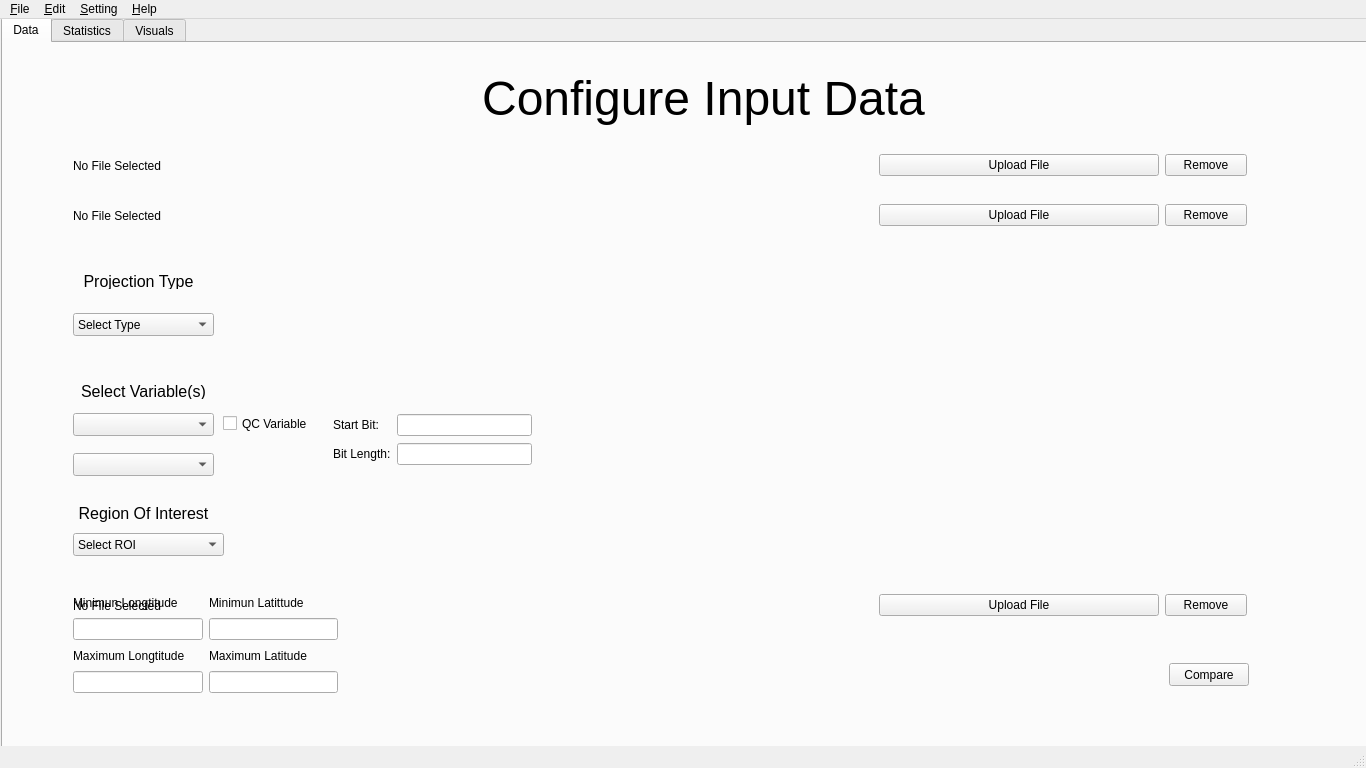
<?xml version="1.0" encoding="UTF-8"?>
<ui version="4.0">
 <class>MainWindow</class>
 <widget class="QMainWindow" name="MainWindow">
  <property name="geometry">
   <rect>
    <x>0</x>
    <y>0</y>
    <width>1366</width>
    <height>768</height>
   </rect>
  </property>
  <property name="minimumSize">
   <size>
    <width>1366</width>
    <height>768</height>
   </size>
  </property>
  <property name="maximumSize">
   <size>
    <width>1366</width>
    <height>768</height>
   </size>
  </property>
  <property name="windowTitle">
   <string>MainWindow</string>
  </property>
  <widget class="QWidget" name="centralwidget">
   <widget class="QTabWidget" name="panels">
    <property name="geometry">
     <rect>
      <x>1</x>
      <y>-2</y>
      <width>1371</width>
      <height>751</height>
     </rect>
    </property>
    <property name="currentIndex">
     <number>0</number>
    </property>
    <property name="tabBarAutoHide">
     <bool>false</bool>
    </property>
    <widget class="QWidget" name="panel_1">
     <attribute name="title">
      <string>Data</string>
     </attribute>
     <widget class="QWidget" name="layoutWidget_2">
      <property name="geometry">
       <rect>
        <x>70</x>
        <y>160</y>
        <width>1174</width>
        <height>25</height>
       </rect>
      </property>
      <layout class="QHBoxLayout" name="horizontalLayout_2">
       <item>
        <widget class="QLabel" name="fileLabel_2">
         <property name="minimumSize">
          <size>
           <width>800</width>
           <height>0</height>
          </size>
         </property>
         <property name="autoFillBackground">
          <bool>false</bool>
         </property>
         <property name="text">
          <string>No File Selected</string>
         </property>
        </widget>
       </item>
       <item>
        <widget class="QPushButton" name="uploadButton_2">
         <property name="minimumSize">
          <size>
           <width>280</width>
           <height>0</height>
          </size>
         </property>
         <property name="text">
          <string>Upload File</string>
         </property>
        </widget>
       </item>
       <item>
        <widget class="QPushButton" name="remove_2">
         <property name="text">
          <string>Remove</string>
         </property>
        </widget>
       </item>
      </layout>
     </widget>
     <widget class="QWidget" name="layoutWidget_3">
      <property name="geometry">
       <rect>
        <x>70</x>
        <y>110</y>
        <width>1174</width>
        <height>25</height>
       </rect>
      </property>
      <layout class="QHBoxLayout" name="horizontalLayout">
       <item>
        <widget class="QLabel" name="fileLabel">
         <property name="minimumSize">
          <size>
           <width>800</width>
           <height>0</height>
          </size>
         </property>
         <property name="autoFillBackground">
          <bool>false</bool>
         </property>
         <property name="text">
          <string>No File Selected</string>
         </property>
        </widget>
       </item>
       <item>
        <widget class="QPushButton" name="uploadButton">
         <property name="minimumSize">
          <size>
           <width>280</width>
           <height>0</height>
          </size>
         </property>
         <property name="text">
          <string>Upload File</string>
         </property>
        </widget>
       </item>
       <item>
        <widget class="QPushButton" name="remove">
         <property name="text">
          <string>Remove</string>
         </property>
        </widget>
       </item>
      </layout>
     </widget>
     <widget class="QLabel" name="ConfigureTitle">
      <property name="geometry">
       <rect>
        <x>370</x>
        <y>20</y>
        <width>661</width>
        <height>71</height>
       </rect>
      </property>
      <property name="font">
       <font>
        <pointsize>36</pointsize>
       </font>
      </property>
      <property name="autoFillBackground">
       <bool>false</bool>
      </property>
      <property name="text">
       <string>&lt;!DOCTYPE HTML PUBLIC &quot;-//W3C//DTD HTML 4.0//EN&quot; &quot;http://www.w3.org/TR/REC-html40/strict.dtd&quot;&gt;
&lt;html&gt;&lt;head&gt;&lt;meta name=&quot;qrichtext&quot; content=&quot;1&quot; /&gt;&lt;style type=&quot;text/css&quot;&gt;
p, li { white-space: pre-wrap; }
&lt;/style&gt;&lt;/head&gt;&lt;body style=&quot; font-family:'Poppins'; font-size:36pt; font-weight:400; font-style:normal;&quot;&gt;
&lt;p style=&quot; margin-top:0px; margin-bottom:0px; margin-left:0px; margin-right:0px; -qt-block-indent:0; text-indent:0px;&quot;&gt;Configure Input Data&lt;/p&gt;&lt;/body&gt;&lt;/html&gt;</string>
      </property>
      <property name="alignment">
       <set>Qt::AlignCenter</set>
      </property>
     </widget>
     <widget class="QWidget" name="layoutWidget_4">
      <property name="geometry">
       <rect>
        <x>70</x>
        <y>550</y>
        <width>1174</width>
        <height>25</height>
       </rect>
      </property>
      <layout class="QHBoxLayout" name="horizontalLayout_sf">
       <item>
        <widget class="QLabel" name="fileLabel_sf">
         <property name="minimumSize">
          <size>
           <width>800</width>
           <height>0</height>
          </size>
         </property>
         <property name="autoFillBackground">
          <bool>false</bool>
         </property>
         <property name="text">
          <string>No File Selected</string>
         </property>
        </widget>
       </item>
       <item>
        <widget class="QPushButton" name="uploadButton_sf">
         <property name="minimumSize">
          <size>
           <width>280</width>
           <height>0</height>
          </size>
         </property>
         <property name="text">
          <string>Upload File</string>
         </property>
        </widget>
       </item>
       <item>
        <widget class="QPushButton" name="remove_sf">
         <property name="text">
          <string>Remove</string>
         </property>
        </widget>
       </item>
      </layout>
     </widget>
     <widget class="QWidget" name="layoutWidget">
      <property name="geometry">
       <rect>
        <x>70</x>
        <y>550</y>
        <width>265</width>
        <height>100</height>
       </rect>
      </property>
      <layout class="QGridLayout" name="GeoGrid">
       <item row="0" column="0">
        <layout class="QVBoxLayout" name="Min_Long">
         <item>
          <widget class="QLabel" name="Min_Long_Label">
           <property name="text">
            <string>Minimun Longtitude</string>
           </property>
          </widget>
         </item>
         <item>
          <widget class="QLineEdit" name="Min_Long_Value"/>
         </item>
        </layout>
       </item>
       <item row="0" column="1">
        <layout class="QVBoxLayout" name="Min_Lat">
         <item>
          <widget class="QLabel" name="Min_Lat_Label">
           <property name="text">
            <string>Minimun Latittude</string>
           </property>
          </widget>
         </item>
         <item>
          <widget class="QLineEdit" name="Min_Lat_Value"/>
         </item>
        </layout>
       </item>
       <item row="1" column="0">
        <layout class="QVBoxLayout" name="Max_Long">
         <item>
          <widget class="QLabel" name="Max_Long_Label">
           <property name="text">
            <string>Maximum Longtitude</string>
           </property>
          </widget>
         </item>
         <item>
          <widget class="QLineEdit" name="Max_Long_Value"/>
         </item>
        </layout>
       </item>
       <item row="1" column="1">
        <layout class="QVBoxLayout" name="Max_Lat">
         <item>
          <widget class="QLabel" name="Max_Lat_Label">
           <property name="text">
            <string>Maximum Latitude</string>
           </property>
          </widget>
         </item>
         <item>
          <widget class="QLineEdit" name="Max_lat_Value"/>
         </item>
        </layout>
       </item>
      </layout>
     </widget>
     <widget class="QPushButton" name="compare_button">
      <property name="geometry">
       <rect>
        <x>1166</x>
        <y>620</y>
        <width>80</width>
        <height>23</height>
       </rect>
      </property>
      <property name="text">
       <string>Compare</string>
      </property>
     </widget>
     <widget class="QLabel" name="ROI_label">
      <property name="geometry">
       <rect>
        <x>60</x>
        <y>460</y>
        <width>161</width>
        <height>21</height>
       </rect>
      </property>
      <property name="font">
       <font>
        <pointsize>12</pointsize>
       </font>
      </property>
      <property name="text">
       <string>Region Of Interest</string>
      </property>
      <property name="alignment">
       <set>Qt::AlignCenter</set>
      </property>
     </widget>
     <widget class="QComboBox" name="ROI_combo">
      <property name="geometry">
       <rect>
        <x>70</x>
        <y>490</y>
        <width>151</width>
        <height>23</height>
       </rect>
      </property>
      <property name="currentText">
       <string>Select ROI</string>
      </property>
      <item>
       <property name="text">
        <string>Select ROI</string>
       </property>
      </item>
      <item>
       <property name="text">
        <string>Upload Shapefile</string>
       </property>
      </item>
      <item>
       <property name="text">
        <string>Input max/min long/lat</string>
       </property>
      </item>
     </widget>
     <widget class="QLabel" name="label">
      <property name="geometry">
       <rect>
        <x>60</x>
        <y>230</y>
        <width>151</width>
        <height>16</height>
       </rect>
      </property>
      <property name="font">
       <font>
        <pointsize>12</pointsize>
       </font>
      </property>
      <property name="text">
       <string>Projection Type</string>
      </property>
      <property name="alignment">
       <set>Qt::AlignCenter</set>
      </property>
     </widget>
     <widget class="QLabel" name="label_2">
      <property name="geometry">
       <rect>
        <x>60</x>
        <y>340</y>
        <width>161</width>
        <height>16</height>
       </rect>
      </property>
      <property name="font">
       <font>
        <pointsize>12</pointsize>
       </font>
      </property>
      <property name="text">
       <string>Select Variable(s)</string>
      </property>
      <property name="alignment">
       <set>Qt::AlignCenter</set>
      </property>
     </widget>
     <widget class="QComboBox" name="comboBox">
      <property name="geometry">
       <rect>
        <x>70</x>
        <y>270</y>
        <width>141</width>
        <height>23</height>
       </rect>
      </property>
      <item>
       <property name="text">
        <string>Select Type</string>
       </property>
      </item>
      <item>
       <property name="text">
        <string>PlateCarree: Simple latitude/longitude</string>
       </property>
      </item>
      <item>
       <property name="text">
        <string>Sinusoidal</string>
       </property>
      </item>
      <item>
       <property name="text">
        <string>Polar Stereographic</string>
       </property>
      </item>
      <item>
       <property name="text">
        <string>Geostationary</string>
       </property>
      </item>
     </widget>
     <widget class="QComboBox" name="fileDropdown1">
      <property name="geometry">
       <rect>
        <x>70</x>
        <y>370</y>
        <width>141</width>
        <height>23</height>
       </rect>
      </property>
     </widget>
     <widget class="QComboBox" name="fileDropdown2">
      <property name="geometry">
       <rect>
        <x>70</x>
        <y>410</y>
        <width>141</width>
        <height>23</height>
       </rect>
      </property>
     </widget>
     <widget class="QCheckBox" name="qc_check">
      <property name="geometry">
       <rect>
        <x>220</x>
        <y>370</y>
        <width>91</width>
        <height>21</height>
       </rect>
      </property>
      <property name="text">
       <string>QC Variable</string>
      </property>
     </widget>
     <widget class="QWidget" name="layoutWidget">
      <property name="geometry">
       <rect>
        <x>330</x>
        <y>370</y>
        <width>199</width>
        <height>54</height>
       </rect>
      </property>
      <layout class="QGridLayout" name="bit_grid">
       <item row="0" column="0">
        <widget class="QLabel" name="start_bit_text">
         <property name="text">
          <string>Start Bit:</string>
         </property>
        </widget>
       </item>
       <item row="0" column="1">
        <widget class="QLineEdit" name="input_start_bit"/>
       </item>
       <item row="1" column="0">
        <widget class="QLabel" name="length_bit_text">
         <property name="text">
          <string>Bit Length:</string>
         </property>
        </widget>
       </item>
       <item row="1" column="1">
        <widget class="QLineEdit" name="input_bit_length"/>
       </item>
      </layout>
     </widget>
    </widget>
    <widget class="QWidget" name="panel_2">
     <attribute name="title">
      <string>Statistics</string>
     </attribute>
     <widget class="QLabel" name="GridTitle">
      <property name="geometry">
       <rect>
        <x>330</x>
        <y>40</y>
        <width>661</width>
        <height>51</height>
       </rect>
      </property>
      <property name="font">
       <font>
        <pointsize>22</pointsize>
       </font>
      </property>
      <property name="autoFillBackground">
       <bool>false</bool>
      </property>
      <property name="text">
       <string>Select Grid Resolution &amp; Statistical Metrics</string>
      </property>
      <property name="alignment">
       <set>Qt::AlignCenter</set>
      </property>
     </widget>
     <widget class="QLabel" name="resampling_label">
      <property name="geometry">
       <rect>
        <x>30</x>
        <y>170</y>
        <width>221</width>
        <height>21</height>
       </rect>
      </property>
      <property name="font">
       <font>
        <pointsize>12</pointsize>
       </font>
      </property>
      <property name="text">
       <string>Grid Resampling Options</string>
      </property>
      <property name="alignment">
       <set>Qt::AlignCenter</set>
      </property>
     </widget>
     <widget class="QLabel" name="metric_label">
      <property name="geometry">
       <rect>
        <x>40</x>
        <y>300</y>
        <width>220</width>
        <height>16</height>
       </rect>
      </property>
      <property name="font">
       <font>
        <pointsize>12</pointsize>
       </font>
      </property>
      <property name="text">
       <string>Statistical Metric Selection</string>
      </property>
      <property name="alignment">
       <set>Qt::AlignCenter</set>
      </property>
     </widget>
     <widget class="QLabel" name="options_label">
      <property name="geometry">
       <rect>
        <x>40</x>
        <y>420</y>
        <width>171</width>
        <height>16</height>
       </rect>
      </property>
      <property name="font">
       <font>
        <pointsize>12</pointsize>
       </font>
      </property>
      <property name="text">
       <string>Comparison Options</string>
      </property>
      <property name="alignment">
       <set>Qt::AlignCenter</set>
      </property>
     </widget>
     <widget class="QComboBox" name="resampling_dropdown">
      <property name="geometry">
       <rect>
        <x>40</x>
        <y>210</y>
        <width>121</width>
        <height>23</height>
       </rect>
      </property>
      <item>
       <property name="text">
        <string>Select Options</string>
       </property>
      </item>
      <item>
       <property name="text">
        <string>Nearest Neighbor</string>
       </property>
      </item>
      <item>
       <property name="text">
        <string>Bilinear Interpolation</string>
       </property>
      </item>
     </widget>
     <widget class="QComboBox" name="metric_dropdown">
      <property name="geometry">
       <rect>
        <x>40</x>
        <y>330</y>
        <width>121</width>
        <height>23</height>
       </rect>
      </property>
      <item>
       <property name="text">
        <string>Select Metric</string>
       </property>
      </item>
      <item>
       <property name="text">
        <string>RMSE</string>
       </property>
      </item>
      <item>
       <property name="text">
        <string>Correlation</string>
       </property>
      </item>
      <item>
       <property name="text">
        <string>Standard Deviation</string>
       </property>
      </item>
     </widget>
     <widget class="QComboBox" name="options_dropdown">
      <property name="geometry">
       <rect>
        <x>40</x>
        <y>450</y>
        <width>141</width>
        <height>23</height>
       </rect>
      </property>
      <item>
       <property name="text">
        <string>Select Comparison</string>
       </property>
      </item>
      <item>
       <property name="text">
        <string>Side-by-Side</string>
       </property>
      </item>
      <item>
       <property name="text">
        <string>Difference</string>
       </property>
      </item>
     </widget>
     <widget class="QGraphicsView" name="graph_1">
      <property name="geometry">
       <rect>
        <x>820</x>
        <y>130</y>
        <width>521</width>
        <height>501</height>
       </rect>
      </property>
     </widget>
     <widget class="QGraphicsView" name="graph_2">
      <property name="geometry">
       <rect>
        <x>260</x>
        <y>130</y>
        <width>531</width>
        <height>501</height>
       </rect>
      </property>
     </widget>
     <widget class="QGraphicsView" name="difference_graph">
      <property name="geometry">
       <rect>
        <x>540</x>
        <y>130</y>
        <width>541</width>
        <height>501</height>
       </rect>
      </property>
     </widget>
     <widget class="QPushButton" name="generate_button">
      <property name="geometry">
       <rect>
        <x>40</x>
        <y>530</y>
        <width>80</width>
        <height>23</height>
       </rect>
      </property>
      <property name="text">
       <string>Generate</string>
      </property>
     </widget>
     <widget class="QTextEdit" name="stat_result">
      <property name="geometry">
       <rect>
        <x>540</x>
        <y>640</y>
        <width>541</width>
        <height>41</height>
       </rect>
      </property>
     </widget>
    </widget>
    <widget class="QWidget" name="panel_3">
     <attribute name="title">
      <string>Visuals</string>
     </attribute>
     <widget class="QLabel" name="VisualTitle">
      <property name="geometry">
       <rect>
        <x>320</x>
        <y>50</y>
        <width>661</width>
        <height>51</height>
       </rect>
      </property>
      <property name="font">
       <font>
        <pointsize>22</pointsize>
       </font>
      </property>
      <property name="autoFillBackground">
       <bool>false</bool>
      </property>
      <property name="text">
       <string>Customize Visualization</string>
      </property>
      <property name="alignment">
       <set>Qt::AlignCenter</set>
      </property>
     </widget>
     <widget class="QLabel" name="visualType_label">
      <property name="geometry">
       <rect>
        <x>40</x>
        <y>240</y>
        <width>221</width>
        <height>21</height>
       </rect>
      </property>
      <property name="font">
       <font>
        <pointsize>12</pointsize>
       </font>
      </property>
      <property name="text">
       <string>Select Visualization Type</string>
      </property>
      <property name="alignment">
       <set>Qt::AlignCenter</set>
      </property>
     </widget>
     <widget class="QLabel" name="visualSettings_label">
      <property name="geometry">
       <rect>
        <x>50</x>
        <y>320</y>
        <width>231</width>
        <height>21</height>
       </rect>
      </property>
      <property name="font">
       <font>
        <pointsize>12</pointsize>
       </font>
      </property>
      <property name="text">
       <string>Adjust Visualization Settings</string>
      </property>
      <property name="alignment">
       <set>Qt::AlignCenter</set>
      </property>
     </widget>
     <widget class="QLabel" name="scheme_label">
      <property name="geometry">
       <rect>
        <x>70</x>
        <y>359</y>
        <width>141</width>
        <height>21</height>
       </rect>
      </property>
      <property name="font">
       <font>
        <pointsize>12</pointsize>
       </font>
      </property>
      <property name="text">
       <string>Color Schemes</string>
      </property>
      <property name="alignment">
       <set>Qt::AlignCenter</set>
      </property>
     </widget>
     <widget class="QLabel" name="legend_label">
      <property name="geometry">
       <rect>
        <x>73</x>
        <y>426</y>
        <width>141</width>
        <height>21</height>
       </rect>
      </property>
      <property name="font">
       <font>
        <pointsize>12</pointsize>
       </font>
      </property>
      <property name="text">
       <string>Legend Settings</string>
      </property>
      <property name="alignment">
       <set>Qt::AlignCenter</set>
      </property>
     </widget>
     <widget class="QLabel" name="plotLabel_label">
      <property name="geometry">
       <rect>
        <x>30</x>
        <y>500</y>
        <width>181</width>
        <height>21</height>
       </rect>
      </property>
      <property name="font">
       <font>
        <pointsize>12</pointsize>
       </font>
      </property>
      <property name="text">
       <string>Plot Labels</string>
      </property>
      <property name="alignment">
       <set>Qt::AlignCenter</set>
      </property>
     </widget>
     <widget class="QComboBox" name="scheme_dropdown">
      <property name="geometry">
       <rect>
        <x>80</x>
        <y>390</y>
        <width>121</width>
        <height>23</height>
       </rect>
      </property>
      <item>
       <property name="text">
        <string>White</string>
       </property>
      </item>
      <item>
       <property name="text">
        <string>Black</string>
       </property>
      </item>
      <item>
       <property name="text">
        <string>Red</string>
       </property>
      </item>
      <item>
       <property name="text">
        <string>Blue</string>
       </property>
      </item>
     </widget>
     <widget class="QCheckBox" name="legend_checkbox">
      <property name="geometry">
       <rect>
        <x>80</x>
        <y>460</y>
        <width>85</width>
        <height>21</height>
       </rect>
      </property>
      <property name="text">
       <string>On</string>
      </property>
     </widget>
     <widget class="QLabel" name="x_axis_label">
      <property name="geometry">
       <rect>
        <x>40</x>
        <y>530</y>
        <width>181</width>
        <height>21</height>
       </rect>
      </property>
      <property name="font">
       <font>
        <pointsize>12</pointsize>
       </font>
      </property>
      <property name="text">
       <string>X-axis:</string>
      </property>
      <property name="alignment">
       <set>Qt::AlignCenter</set>
      </property>
     </widget>
     <widget class="QLabel" name="y_axis_label">
      <property name="geometry">
       <rect>
        <x>40</x>
        <y>560</y>
        <width>181</width>
        <height>21</height>
       </rect>
      </property>
      <property name="font">
       <font>
        <pointsize>12</pointsize>
       </font>
      </property>
      <property name="text">
       <string>Y-axis:</string>
      </property>
      <property name="alignment">
       <set>Qt::AlignCenter</set>
      </property>
     </widget>
     <widget class="QLineEdit" name="x_axis_input">
      <property name="geometry">
       <rect>
        <x>170</x>
        <y>530</y>
        <width>81</width>
        <height>23</height>
       </rect>
      </property>
     </widget>
     <widget class="QLineEdit" name="y_axis_input">
      <property name="geometry">
       <rect>
        <x>170</x>
        <y>560</y>
        <width>81</width>
        <height>23</height>
       </rect>
      </property>
     </widget>
     <widget class="QComboBox" name="visualType_dropdown">
      <property name="geometry">
       <rect>
        <x>50</x>
        <y>270</y>
        <width>151</width>
        <height>23</height>
       </rect>
      </property>
      <item>
       <property name="text">
        <string>Select Type</string>
       </property>
      </item>
      <item>
       <property name="text">
        <string>Scatter Plot</string>
       </property>
      </item>
      <item>
       <property name="text">
        <string>Line Graph</string>
       </property>
      </item>
      <item>
       <property name="text">
        <string>Histogram</string>
       </property>
      </item>
     </widget>
     <widget class="QGraphicsView" name="vis_graph_diff">
      <property name="geometry">
       <rect>
        <x>560</x>
        <y>140</y>
        <width>541</width>
        <height>501</height>
       </rect>
      </property>
     </widget>
     <widget class="QGraphicsView" name="vis_graph_new">
      <property name="geometry">
       <rect>
        <x>836</x>
        <y>140</y>
        <width>521</width>
        <height>501</height>
       </rect>
      </property>
     </widget>
     <widget class="QGraphicsView" name="vis_graph_ref">
      <property name="geometry">
       <rect>
        <x>282</x>
        <y>140</y>
        <width>531</width>
        <height>501</height>
       </rect>
      </property>
     </widget>
     <widget class="QComboBox" name="vis_compare_opt">
      <property name="geometry">
       <rect>
        <x>52</x>
        <y>200</y>
        <width>141</width>
        <height>23</height>
       </rect>
      </property>
      <item>
       <property name="text">
        <string>Select Comparison</string>
       </property>
      </item>
      <item>
       <property name="text">
        <string>Side-by-Side</string>
       </property>
      </item>
      <item>
       <property name="text">
        <string>Difference</string>
       </property>
      </item>
     </widget>
     <widget class="QLabel" name="options_label_4">
      <property name="geometry">
       <rect>
        <x>50</x>
        <y>170</y>
        <width>171</width>
        <height>16</height>
       </rect>
      </property>
      <property name="font">
       <font>
        <pointsize>12</pointsize>
       </font>
      </property>
      <property name="text">
       <string>Comparison Options</string>
      </property>
      <property name="alignment">
       <set>Qt::AlignCenter</set>
      </property>
     </widget>
     <widget class="QPushButton" name="generate_vis">
      <property name="geometry">
       <rect>
        <x>60</x>
        <y>610</y>
        <width>80</width>
        <height>23</height>
       </rect>
      </property>
      <property name="text">
       <string>Generate</string>
      </property>
     </widget>
    </widget>
   </widget>
  </widget>
  <widget class="QMenuBar" name="menubar">
   <property name="geometry">
    <rect>
     <x>0</x>
     <y>0</y>
     <width>1366</width>
     <height>20</height>
    </rect>
   </property>
   <widget class="QMenu" name="menu_File">
    <property name="title">
     <string>&amp;File</string>
    </property>
    <addaction name="action_Run"/>
    <addaction name="action_Clear"/>
    <addaction name="separator"/>
    <addaction name="action_Save_As"/>
    <addaction name="action_Save"/>
    <addaction name="separator"/>
    <addaction name="action_Output"/>
    <addaction name="action_Export"/>
    <addaction name="separator"/>
    <addaction name="action_Quit"/>
   </widget>
   <widget class="QMenu" name="menu_Edit">
    <property name="title">
     <string>&amp;Edit</string>
    </property>
   </widget>
   <widget class="QMenu" name="menu_Setting">
    <property name="title">
     <string>&amp;Setting</string>
    </property>
   </widget>
   <widget class="QMenu" name="menu_Help">
    <property name="title">
     <string>&amp;Help</string>
    </property>
    <addaction name="actionLST_FAQ"/>
   </widget>
   <addaction name="menu_File"/>
   <addaction name="menu_Edit"/>
   <addaction name="menu_Setting"/>
   <addaction name="menu_Help"/>
  </widget>
  <widget class="QStatusBar" name="statusbar"/>
  <action name="action_Open">
   <property name="text">
    <string>&amp;Open</string>
   </property>
  </action>
  <action name="action_Save">
   <property name="text">
    <string>&amp;Save</string>
   </property>
  </action>
  <action name="action_Save_As">
   <property name="text">
    <string>Save &amp;As</string>
   </property>
  </action>
  <action name="action_Output">
   <property name="text">
    <string>&amp;Print</string>
   </property>
  </action>
  <action name="actionLST_FAQ">
   <property name="text">
    <string>LST FAQ</string>
   </property>
  </action>
  <action name="action_Run">
   <property name="text">
    <string>&amp;Run</string>
   </property>
  </action>
  <action name="action_Export">
   <property name="text">
    <string>&amp;Export</string>
   </property>
  </action>
  <action name="action_Clear">
   <property name="text">
    <string>&amp;Clear</string>
   </property>
  </action>
  <action name="action_Quit">
   <property name="text">
    <string>&amp;Quit</string>
   </property>
  </action>
 </widget>
 <resources/>
 <connections/>
</ui>
